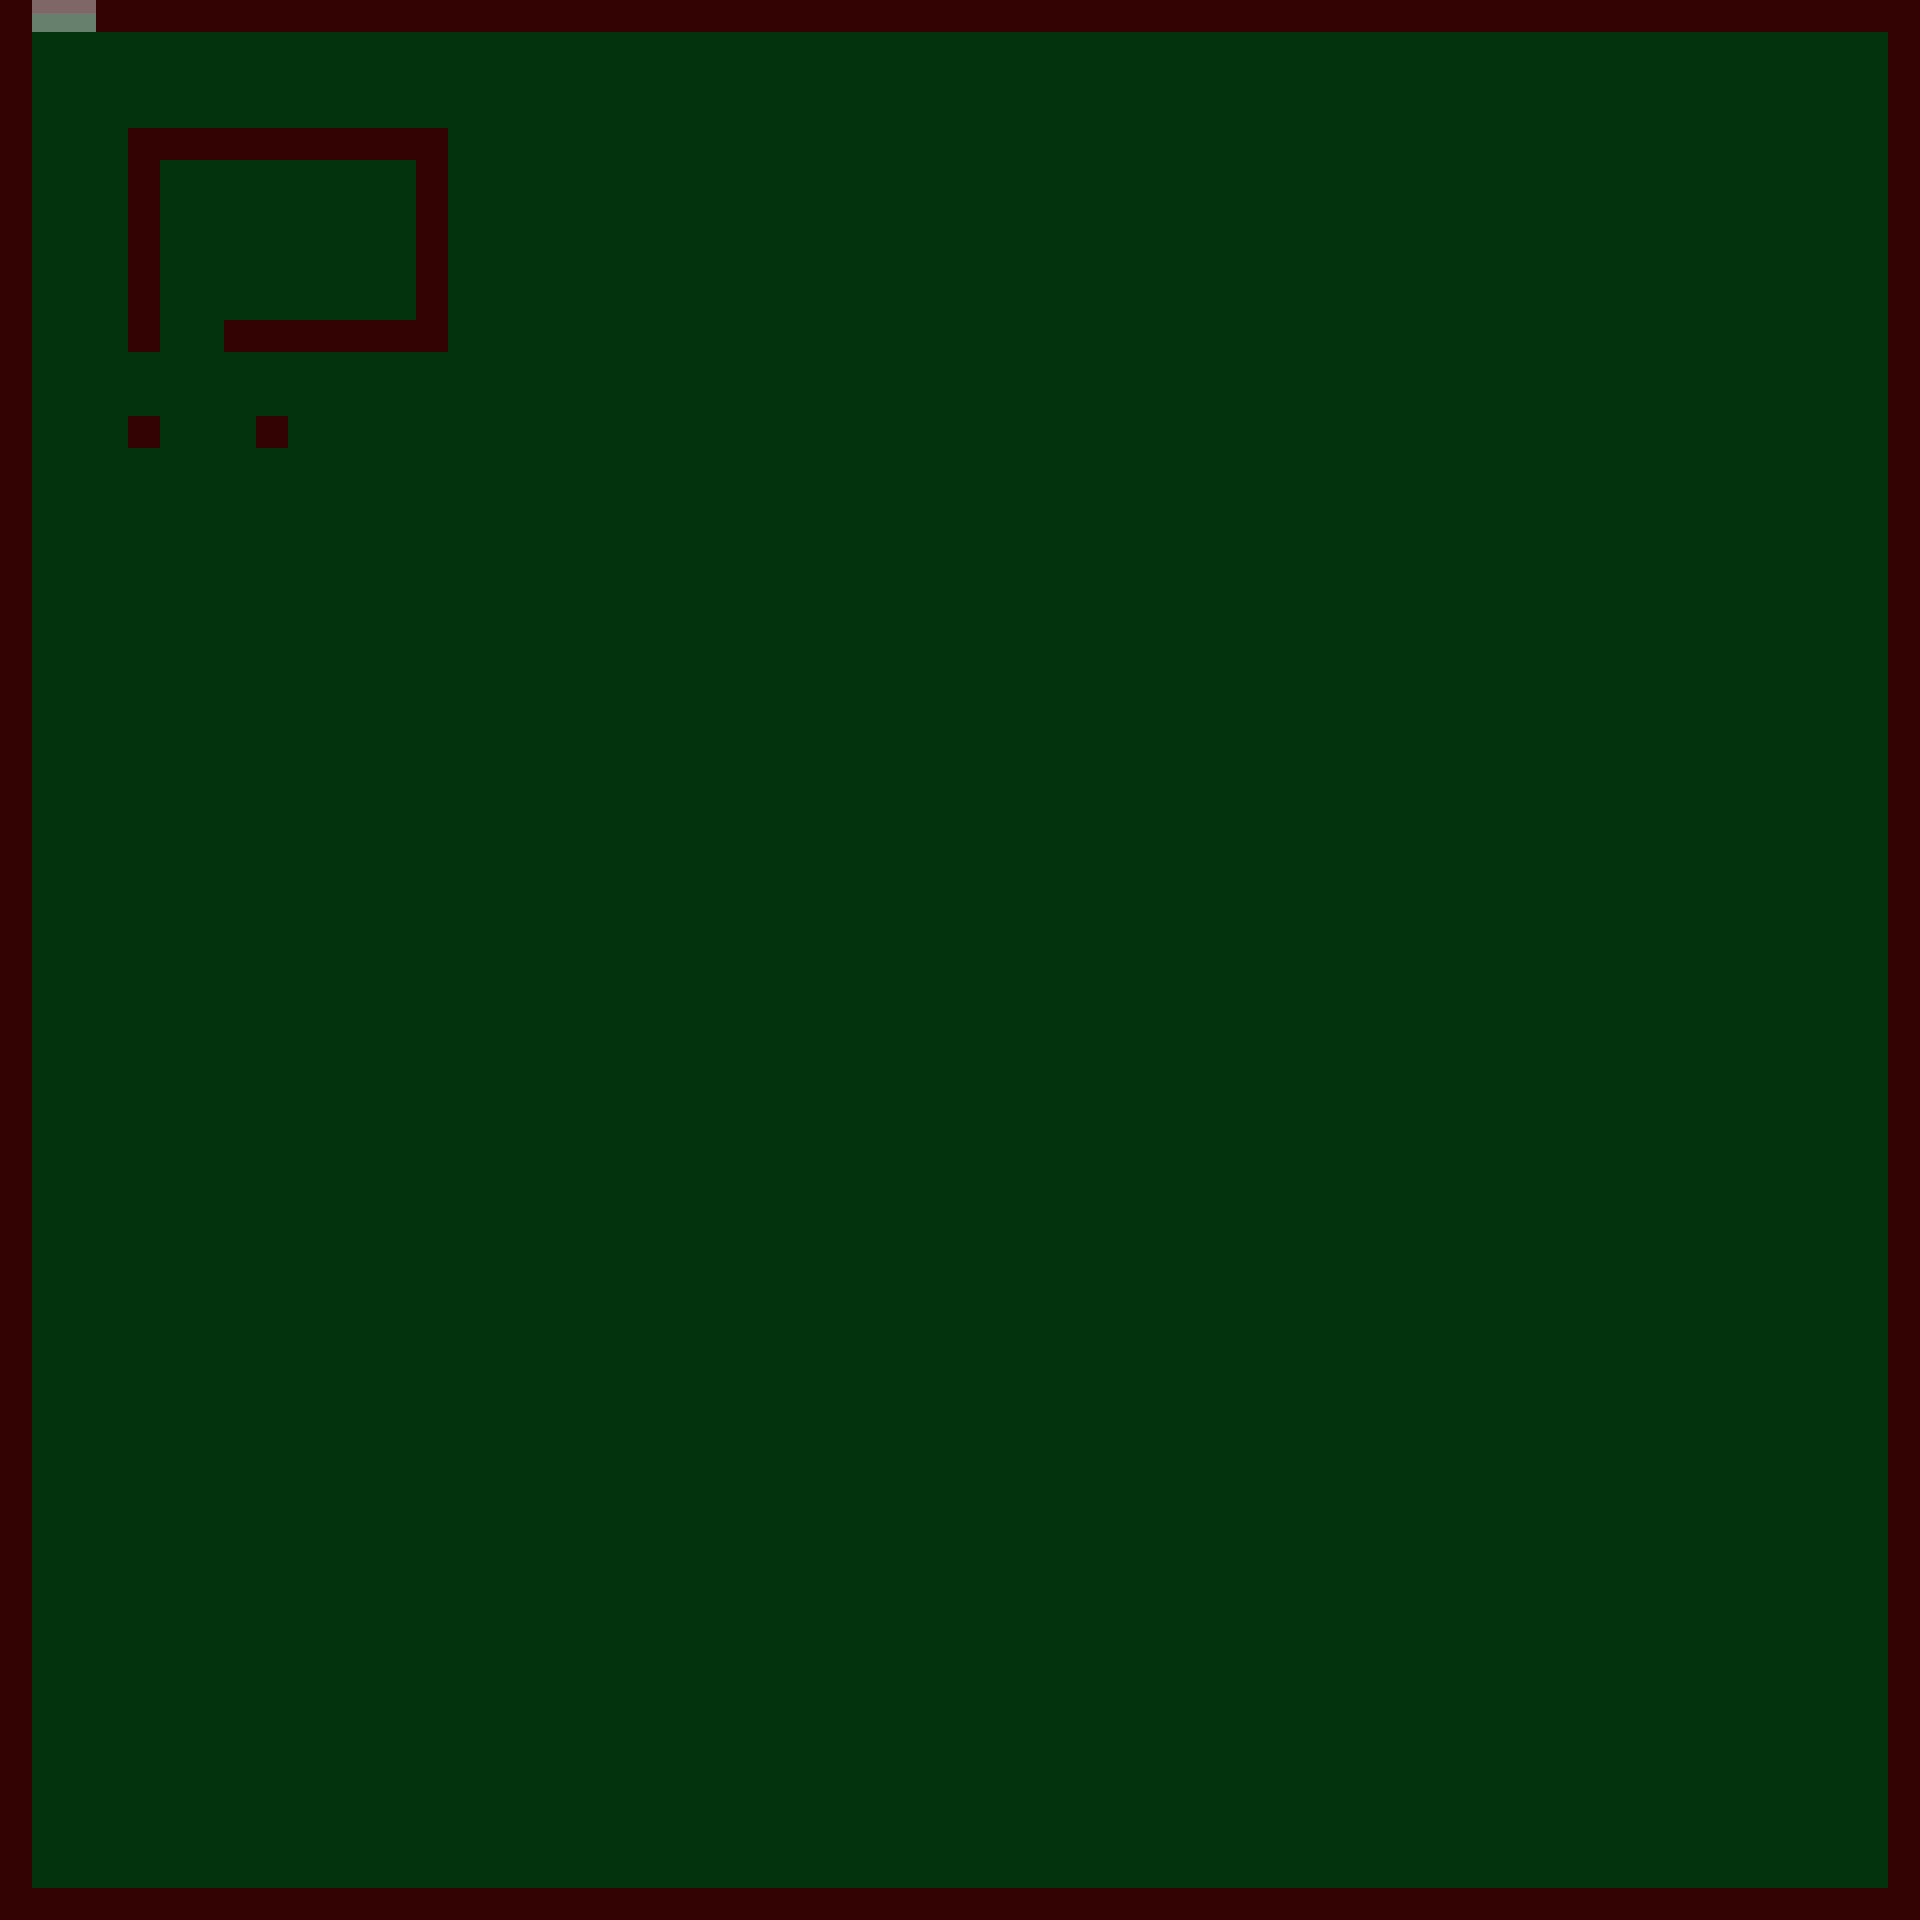

The image is a tile-based game level rendered from a .tmx file. Its description and source (layers, tilesets, objects; grid data summarised) follow:
An orthogonal 60x60 tile map with 32x32 px tiles, 1 tile layer (meta), 2 hidden layers not drawn, 5 tilesets and 2 objects (portal, spawn_point).

<map version="1.0" orientation="orthogonal" renderorder="right-down" width="60" height="60" tilewidth="32" tileheight="32" nextobjectid="8">
 <tileset firstgid="1" name="meta_tiles" tilewidth="32" tileheight="32" spacing="1" margin="1" tilecount="2" columns="2">
  <image source="meta_tiles.png" width="67" height="34" />
  <tile id="0">
   <properties>
    <property name="collidable" type="bool" value="true" />
   </properties>
  </tile>
  <tile id="1">
   <properties>
    <property name="collidable" type="bool" value="false" />
   </properties>
  </tile>
 </tileset>
 <tileset firstgid="3" name="meta2" tilewidth="32" tileheight="32" spacing="1" margin="1" tilecount="1044" columns="36">
  <image source="meta2.png" width="1190" height="988" />
 </tileset>
 <tileset firstgid="1047" name="object_tiles" tilewidth="32" tileheight="32" spacing="1" margin="1" tilecount="48" columns="8">
  <image source="tmw_desert_spacing.png" width="265" height="199" />
 </tileset>
 <tileset firstgid="1095" name="tmw_desert_refined" tilewidth="32" tileheight="32" spacing="1" margin="1" tilecount="80" columns="8">
  <image source="tmw_desert_refined.png" width="265" height="331" />
 </tileset>
 <tileset firstgid="1175" name="temp_sprites" tilewidth="32" tileheight="32" spacing="1" margin="1" tilecount="522" columns="18">
  <image source="temp_sprites.png" width="610" height="988" />
 </tileset>
 <layer name="base" width="60" height="60" visible="0">
  <data>[3600 cells, 3600 non-empty, 21 distinct tile ids]</data>
 </layer>
 <layer name="structures" width="60" height="60" visible="0">
  <data>[3600 cells, 3600 non-empty, 15 distinct tile ids]</data>
 </layer>
 <layer name="meta" width="60" height="60">
  <data>[3600 cells, 3600 non-empty, 3 distinct tile ids]</data>
 </layer>
 <objectgroup name="portals">
  <object id="7" name="portal" x="32.7833" y="16.39" width="63.3333" height="20.6667">
   <properties>
    <property name="worldName" value="desert_world2" />
   </properties>
  </object>
 </objectgroup>
 <objectgroup name="spawns">
  <object id="3" name="spawn_point" x="48.6667" y="33.6667" width="32" height="32">
   <properties>
    <property name="worldName" value="desert_world2" />
   </properties>
  </object>
 </objectgroup>
 <objectgroup name="event_triggers" />
</map>
